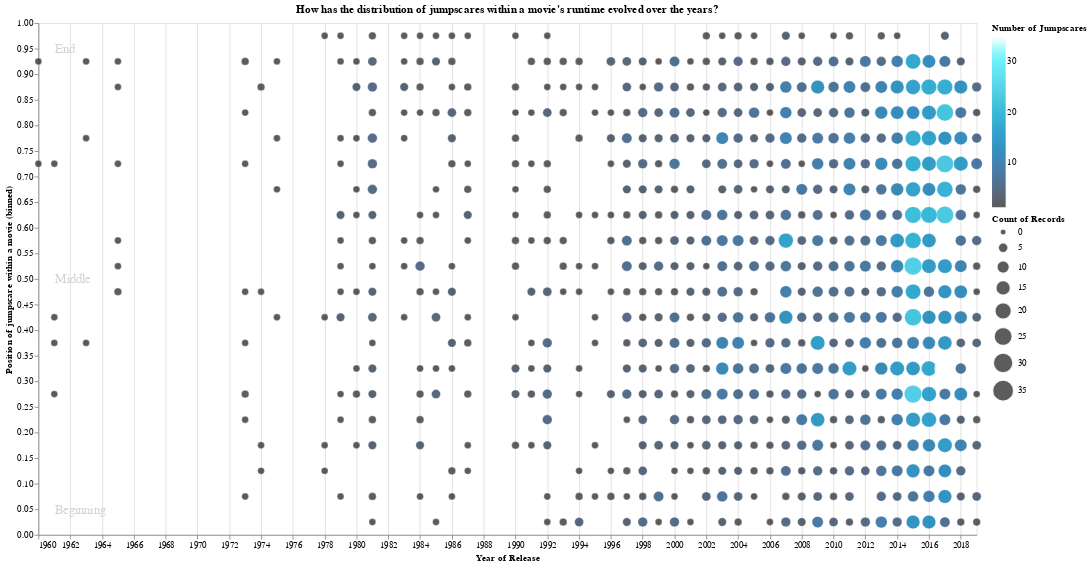

Notebook code for this chart:
### Code cell
thresholds_data = pd.DataFrame([
    {"th_value": 0.95, "th": "End"},
    {"th_value": 0.5, "th": "Middle"},
    {"th_value": 0.05, "th": "Beginning"},
])
thresholds_text = alt.Chart(thresholds_data).mark_text(align='left', dx=-530, color='lightgrey', size=15).encode(
    alt.Y('th_value:Q'),
    text='th',
)

evolution = alt.Chart(df_ts, width=1100, height=600).mark_circle(opacity=0.8, stroke='white', strokeWidth=0.5).encode(
    x=alt.X('year:T', axis=alt.Axis(title='Year of Release')),
    y=alt.Y('position:Q', bin=alt.Bin(maxbins=20), axis=alt.Axis(title='Position of jumpscare within a movie (binned)')),
    color=alt.Color('count()', scale=alt.Scale(scheme='darkblue'), legend=alt.Legend(title='Number of Jumpscares')),
    size=alt.Size('count()', scale=alt.Scale(range=[50,600]))
).properties(
    title='How has the distribution of jumpscares within a movie\'s runtime evolved over the years?'
)

evolution + thresholds_text

### Figure 1 — Vega-Lite specification as saved in the notebook (floating-point values rounded to 4 significant figures; data arrays with more than 128 entries replaced by an {"elided": "..."} marker saying what was removed)
{"$schema": "https://vega.github.io/schema/vega-lite/v3.4.0.json", "config": {"mark": {"tooltip": null}, "view": {"height": 300, "width": 400}}, "datasets": {"data-64b7e1819380d45ca0a132e5abb6835c": [{"th": "End", "th_value": 0.95}, {"th": "Middle", "th_value": 0.5}, {"th": "Beginning", "th_value": 0.05}], "data-9ca2d2629a91304c1c3cb0d7841288da": {"elided": "3075 records"}}, "layer": [{"data": {"name": "data-9ca2d2629a91304c1c3cb0d7841288da"}, "encoding": {"color": {"aggregate": "count", "legend": {"title": "Number of Jumpscares"}, "scale": {"scheme": "darkblue"}, "type": "quantitative"}, "size": {"aggregate": "count", "scale": {"range": [50, 600]}, "type": "quantitative"}, "x": {"axis": {"title": "Year of Release"}, "field": "year", "type": "temporal"}, "y": {"axis": {"title": "Position of jumpscare within a movie (binned)"}, "bin": {"maxbins": 20}, "field": "position", "type": "quantitative"}}, "height": 600, "mark": {"opacity": 0.8, "stroke": "white", "strokeWidth": 0.5, "type": "circle"}, "title": "How has the distribution of jumpscares within a movie's runtime evolved over the years?", "width": 1100}, {"data": {"name": "data-64b7e1819380d45ca0a132e5abb6835c"}, "encoding": {"text": {"field": "th", "type": "nominal"}, "y": {"field": "th_value", "type": "quantitative"}}, "mark": {"align": "left", "color": "lightgrey", "dx": -530, "size": 15, "type": "text"}}], "usermeta": {"embedOptions": {"theme": "dark"}}}
